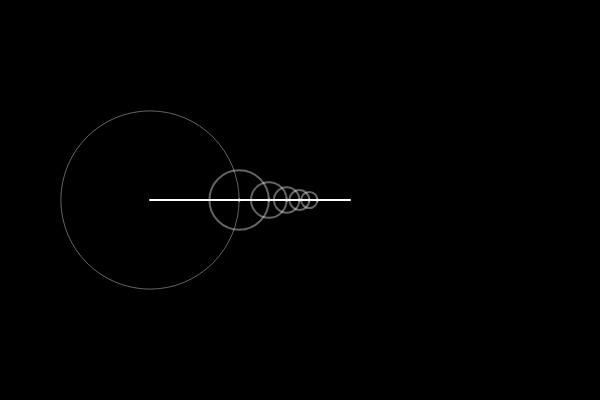
Frame 1 (no input)
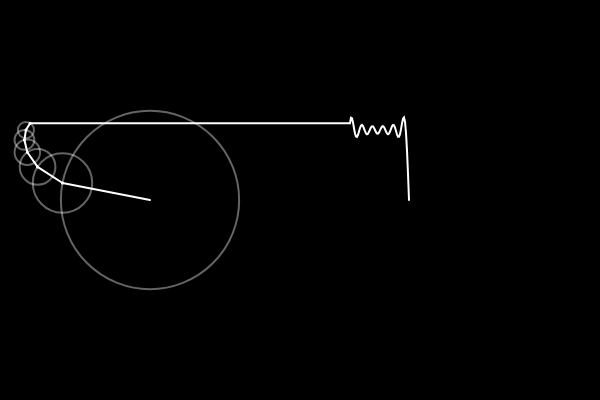
Frame 60 (no input)
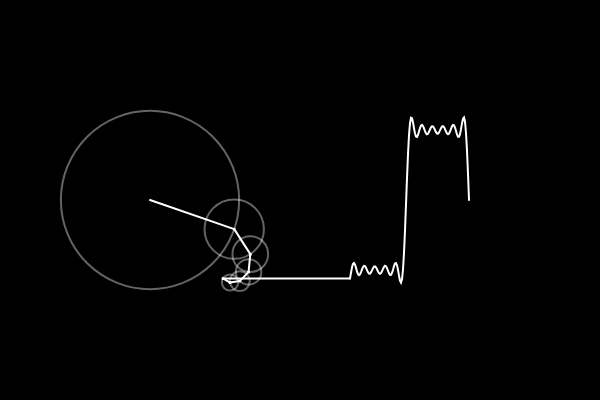
Frame 120 (the mouse pressed at the canvas centre since frame 60)

The p5.js sketch that drew these frames (run headless with seeded random() and noise() and a simulated clock; from frame 60 on, the mouse is pressed at the canvas centre):

// p5.js sketch
// ── sketch.js
let times = 0;
let wave = [];
let k = 6;
function setup() {
  createCanvas(600, 400);
}

function draw() {
  background(0);
  translate(150,200);
  let x=0;
  let y=0;
  for(var i=0;i<k;i++){
    let n = 2*i+1;
    let radius = 70*(4/(n*PI));
    prevx = x;
    prevy = y;
    x += radius * cos(n*times);
    y += radius * sin(n*times);
    if( i== k-1){
    wave.unshift(y);
    }
    stroke(255,100);
    noFill();
    ellipse(prevx,prevy,radius*2);
    strokeWeight(2);
    stroke(255);
    fill(255);
    line(prevx,prevy,x,y);
    ellipse(x,y,1);
  }
  translate(200,0);
  line(x-200,y,0,wave[0]);
  stroke(255);
  beginShape();
  noFill();
  for(var j=0;j<wave.length;j++){
    vertex(j,wave[j]);
  }
  endShape();
  if(wave.length>500){
    wave.pop();
  }
  times -= 0.05;
}
